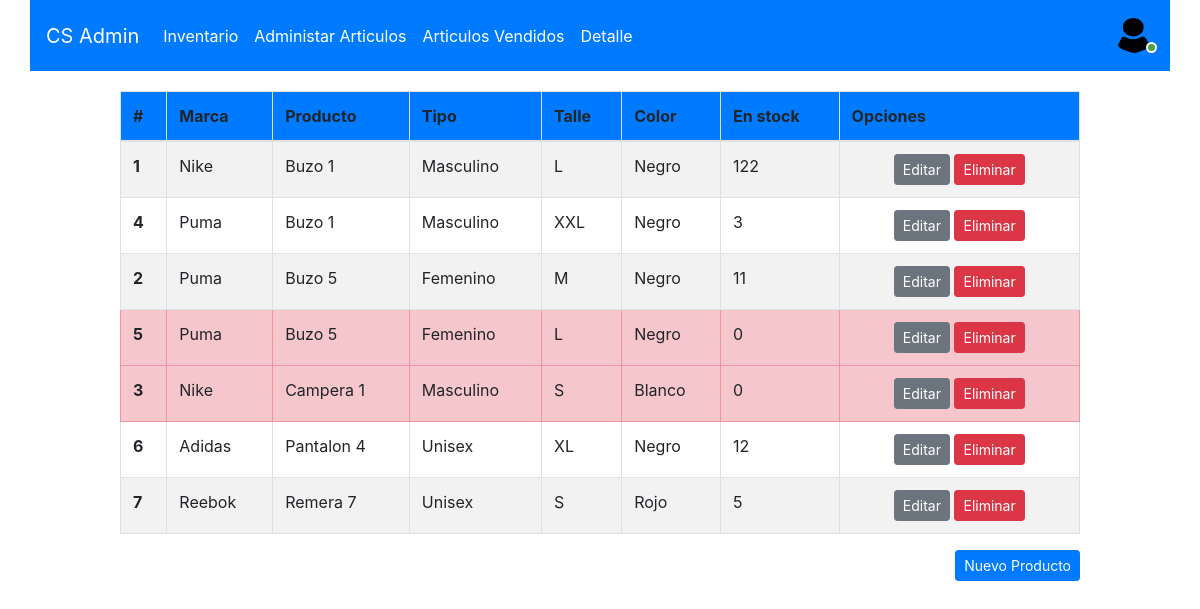
/inventario/stock/ (signed in), run on the app's committed database.
### inventario/models.py (models this page shows, shortened)
class Producto(models.Model):
    foto = models.ImageField(upload_to="ropa")
    nombre = models.CharField(max_length=40)
    precio = models.DecimalField(max_digits=9,decimal_places=2)
    cantidad = models.IntegerField(null=False,blank=False)
    descripcion = models.TextField(max_length=200)
    marca = models.ForeignKey(Marca,on_delete=models.CASCADE)
    tipo = models.ForeignKey(Tipo,on_delete=models.CASCADE)
    talla = models.ForeignKey(Talla,on_delete=models.CASCADE)
    color = models.ForeignKey(Color,on_delete=models.CASCADE)
    class Meta:
        ordering = ['nombre']
    def display_tipo(self):
        return ', '.join(cat.tipo for cat in self.tipo.all())
    display_tipo.short_description = 'Tipos'

class Marca(models.Model):
    nombre = models.CharField(max_length=50)
    class Meta:
        ordering = ['nombre']
    def __str__(self):
        return '%s' %self.nombre

class Tipo(models.Model):
    nombre = models.CharField(max_length=20)
    class Meta:
        ordering = ['nombre']
    def __str__(self):
        return '%s' %self.nombre

class Talla(models.Model):
    nombre = models.CharField(max_length=50)
    class Meta:
        ordering = ['nombre']
    def __str__(self):
        return '%s' %self.nombre

class Color(models.Model):
    nombre = models.CharField(max_length=50)
    class Meta:
        ordering = ['nombre']
    def __str__(self):
        return '%s' %self.nombre

### inventario/views.py (the view)
# urls.py: path('stock/', login_required(views.stock), name='stock'),
def stock(request):
    productos = Producto.objects.all()
    if request.method == 'POST':
        formulario = ProductoForm(request.POST, request.FILES)
        if formulario.is_valid():
            producto = formulario.save(commit=False)
            producto.foto = formulario.cleaned_data['foto']
            producto.nombre = formulario.cleaned_data['nombre']
            producto.precio = formulario.cleaned_data['precio']
            producto.cantidad = formulario.cleaned_data['cantidad']
            producto.descripcion = formulario.cleaned_data['descripcion']
            producto.marca = formulario.cleaned_data['marca']
            producto.tipo = formulario.cleaned_data['tipo']
            producto.talla = formulario.cleaned_data['talla']
            producto.color = formulario.cleaned_data['color']
            producto.save()
            return redirect('stock')
    else:
        formulario = ProductoForm()
    return render(request,'stock.html',{'productos':productos,'formulario':formulario})

### inventario/templates/stock.html (shortened to what this page needs)
{% extends "base.html" %}
{% block page_content %}
{% block content %}
<div class="container-sec">
    {% if productos %}
    <table class="table table-striped table-bordered">
        <thead class ="bg-primary">
            <tr>
                <th scope="col">#</th>
                <th scope="col">Marca</th>
                <th scope="col">Producto</th>
                <th scope="col">Tipo</th>
                <th scope="col">Talle</th>
                <th scope="col">Color</th>
                <th scope="col">En stock</th>
                <th scope="col">Opciones</th>
            </tr>
        </thead>
        <tbody>
                {% for producto in productos %}
                {% if producto.cantidad == 0 %}
                <tr class="table-danger">
                {% else %}
                <tr>
                {% endif %}
                    <th scope="row">{{producto.id}}</th>
                    <td>{{producto.marca}}</td>
                    <td>{{producto.nombre}}</td>
                    <td>{{producto.tipo}}</td>
                    <td>{{producto.talla}}</td>
                    <td>{{producto.color}}</td>
                    <td>{{producto.cantidad}}</td>
                    <td>
                        <div class="container d-flex justify-content-center">
                            <a class="btn btn-sm btn-secondary" href="{% url 'producto_update' producto.id %}">Editar</a>
                            <a class="btn btn-sm btn-danger" href="" data-toggle="modal" data-target="#exampleModal{{producto.id}}">Eliminar</a>
                        </div>
                    </td>
                </tr>
                {% endfor %}
        </tbody>
    </table>
    {% else %}
    <h1 class="display-4">No se encuentran productos en stock</h1>
    {% endif %}
    <div class="d-flex justify-content-end">
        <a class="btn btn-sm btn-primary" href="" data-toggle="modal" data-target="#producto_new_modal">Nuevo Producto</a>
    </div>
</div>
{% endblock %}
{% endblock %}

### inventario/static/css/style.css (style rules this page uses)
.container-sec { padding-top:20px; width:80%; position: relative; margin: auto; }

### data on the page
Producto: id "1", marca "Nike", nombre "Buzo 1", tipo "Masculino", talla "L", color "Negro", cantidad "122"
Producto: id "4", marca "Puma", nombre "Buzo 1", tipo "Masculino", talla "XXL", color "Negro", cantidad "3"
Producto: id "2", marca "Puma", nombre "Buzo 5", tipo "Femenino", talla "M", color "Negro", cantidad "11"
Producto: id "5", marca "Puma", nombre "Buzo 5", tipo "Femenino", talla "L", color "Negro", cantidad "0"
Producto: id "3", marca "Nike", nombre "Campera 1", tipo "Masculino", talla "S", color "Blanco", cantidad "0"
Producto: id "6", marca "Adidas", nombre "Pantalon 4", tipo "Unisex", talla "XL", color "Negro", cantidad "12"
Producto: id "7", marca "Reebok", nombre "Remera 7", tipo "Unisex", talla "S", color "Rojo", cantidad "5"
